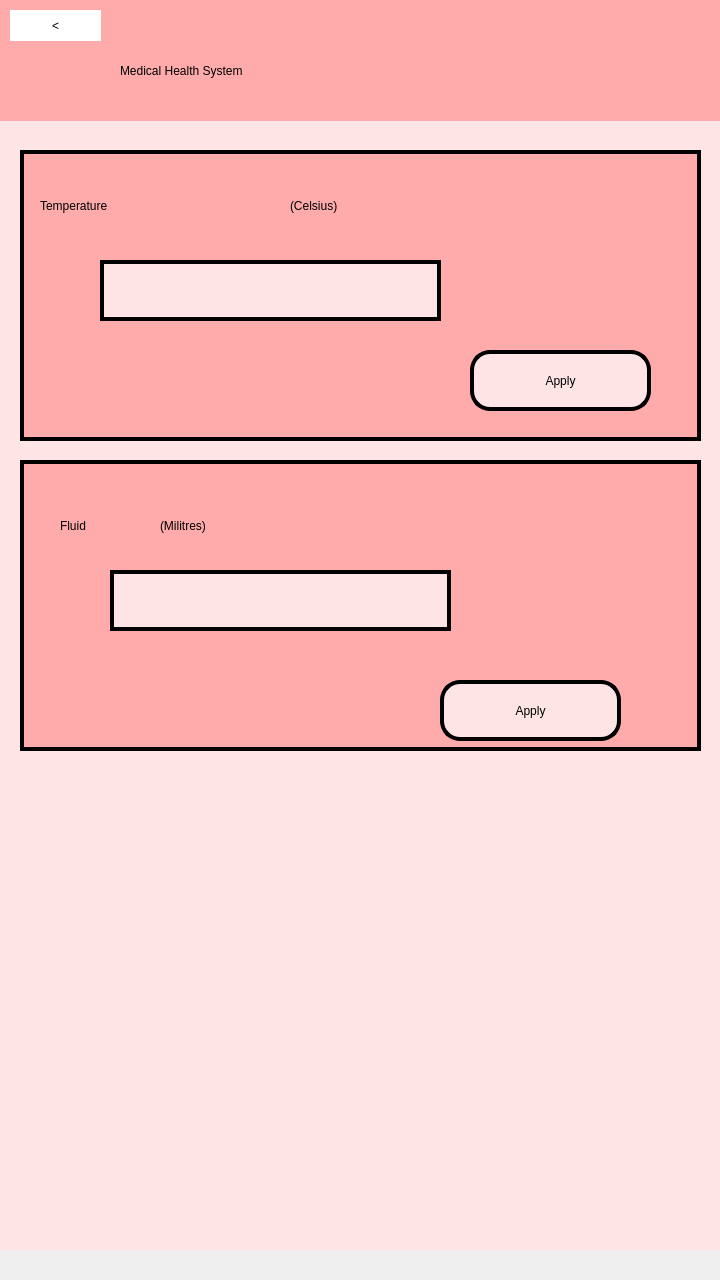
<?xml version="1.0" encoding="UTF-8"?>
<ui version="4.0">
 <class>MainWindow</class>
 <widget class="QMainWindow" name="MainWindow">
  <property name="geometry">
   <rect>
    <x>0</x>
    <y>0</y>
    <width>720</width>
    <height>1280</height>
   </rect>
  </property>
  <property name="windowTitle">
   <string>MainWindow</string>
  </property>
  <widget class="QWidget" name="centralwidget">
   <widget class="QWidget" name="widget" native="true">
    <property name="geometry">
     <rect>
      <x>0</x>
      <y>-30</y>
      <width>720</width>
      <height>1280</height>
     </rect>
    </property>
    <property name="styleSheet">
     <string notr="true">background-color: rgb(255, 228, 229);</string>
    </property>
    <widget class="QWidget" name="widget_12" native="true">
     <property name="geometry">
      <rect>
       <x>20</x>
       <y>180</y>
       <width>681</width>
       <height>291</height>
      </rect>
     </property>
     <property name="styleSheet">
      <string notr="true">background-color: rgb(255, 171, 172);
border: 4px solid black;
</string>
     </property>
     <widget class="QPushButton" name="Apply_Temperature">
      <property name="geometry">
       <rect>
        <x>450</x>
        <y>200</y>
        <width>181</width>
        <height>61</height>
       </rect>
      </property>
      <property name="styleSheet">
       <string notr="true">color: rgb(0, 0, 0);
background-color: rgb(255, 228, 229); 
border-radius:20px;
font: 16pt &quot;Monospace&quot;;</string>
      </property>
      <property name="text">
       <string>Apply</string>
      </property>
     </widget>
     <widget class="QLineEdit" name="New_Temperature">
      <property name="geometry">
       <rect>
        <x>80</x>
        <y>110</y>
        <width>341</width>
        <height>61</height>
       </rect>
      </property>
      <property name="styleSheet">
       <string notr="true">font: 20pt &quot;MS Shell Dlg 2&quot;;
background-color: rgb(255, 228, 229); 
</string>
      </property>
     </widget>
     <widget class="QLabel" name="label_9">
      <property name="geometry">
       <rect>
        <x>20</x>
        <y>10</y>
        <width>431</width>
        <height>91</height>
       </rect>
      </property>
      <property name="styleSheet">
       <string notr="true">font: 25pt &quot;MS Shell Dlg 2&quot;;
border: 0px;</string>
      </property>
      <property name="text">
       <string>Temperature</string>
      </property>
     </widget>
     <widget class="QLabel" name="HeightError">
      <property name="geometry">
       <rect>
        <x>90</x>
        <y>230</y>
        <width>331</width>
        <height>31</height>
       </rect>
      </property>
      <property name="styleSheet">
       <string notr="true">font: 12pt &quot;MS Shell Dlg 2&quot;;
 border: none;
color: rgb(255, 0, 0);</string>
      </property>
      <property name="text">
       <string/>
      </property>
     </widget>
     <widget class="QLabel" name="Celsius_measure">
      <property name="geometry">
       <rect>
        <x>270</x>
        <y>30</y>
        <width>141</width>
        <height>51</height>
       </rect>
      </property>
      <property name="styleSheet">
       <string notr="true">font: 18pt &quot;MS Shell Dlg 2&quot;;
border: 0px;</string>
      </property>
      <property name="text">
       <string>(Celsius)</string>
      </property>
     </widget>
     <widget class="QLabel" name="Temperature">
      <property name="geometry">
       <rect>
        <x>470</x>
        <y>30</y>
        <width>161</width>
        <height>161</height>
       </rect>
      </property>
      <property name="styleSheet">
       <string notr="true">border: 0px</string>
      </property>
      <property name="text">
       <string/>
      </property>
      <property name="pixmap">
       <pixmap resource="Config.qrc">:/newPrefix/temperature.png</pixmap>
      </property>
      <property name="scaledContents">
       <bool>true</bool>
      </property>
     </widget>
     <widget class="QLabel" name="TemperatureError">
      <property name="geometry">
       <rect>
        <x>80</x>
        <y>190</y>
        <width>331</width>
        <height>31</height>
       </rect>
      </property>
      <property name="styleSheet">
       <string notr="true">font: 12pt &quot;MS Shell Dlg 2&quot;;
 border: none;
color: rgb(255, 0, 0);</string>
      </property>
      <property name="text">
       <string/>
      </property>
     </widget>
     <zorder>New_Temperature</zorder>
     <zorder>label_9</zorder>
     <zorder>HeightError</zorder>
     <zorder>Celsius_measure</zorder>
     <zorder>Temperature</zorder>
     <zorder>Apply_Temperature</zorder>
     <zorder>TemperatureError</zorder>
    </widget>
    <widget class="QWidget" name="widget_13" native="true">
     <property name="geometry">
      <rect>
       <x>20</x>
       <y>490</y>
       <width>681</width>
       <height>291</height>
      </rect>
     </property>
     <property name="styleSheet">
      <string notr="true">background-color: rgb(255, 171, 172);
border: 4px solid black;
</string>
     </property>
     <widget class="QLabel" name="label_10">
      <property name="geometry">
       <rect>
        <x>40</x>
        <y>30</y>
        <width>131</width>
        <height>71</height>
       </rect>
      </property>
      <property name="styleSheet">
       <string notr="true">font: 25pt &quot;MS Shell Dlg 2&quot;;
border: 0px;</string>
      </property>
      <property name="text">
       <string>Fluid</string>
      </property>
     </widget>
     <widget class="QLineEdit" name="New_Fluid">
      <property name="geometry">
       <rect>
        <x>90</x>
        <y>110</y>
        <width>341</width>
        <height>61</height>
       </rect>
      </property>
      <property name="styleSheet">
       <string notr="true">font: 20pt  &quot;MS Shell Dlg 2&quot;;
background-color: rgb(255, 228, 229); 
</string>
      </property>
     </widget>
     <widget class="QPushButton" name="Apply_Fluid">
      <property name="geometry">
       <rect>
        <x>420</x>
        <y>220</y>
        <width>181</width>
        <height>61</height>
       </rect>
      </property>
      <property name="styleSheet">
       <string notr="true">color: rgb(0, 0, 0);
background-color: rgb(255, 228, 229); 
border-radius:20px;
font: 16pt &quot;Monospace&quot;;</string>
      </property>
      <property name="text">
       <string>Apply</string>
      </property>
     </widget>
     <widget class="QLabel" name="WeightError">
      <property name="geometry">
       <rect>
        <x>90</x>
        <y>220</y>
        <width>331</width>
        <height>31</height>
       </rect>
      </property>
      <property name="styleSheet">
       <string notr="true">font: 12pt &quot;MS Shell Dlg 2&quot;;
 border: none;
color: rgb(255, 0, 0);</string>
      </property>
      <property name="text">
       <string/>
      </property>
     </widget>
     <widget class="QLabel" name="fluid_measure">
      <property name="geometry">
       <rect>
        <x>140</x>
        <y>40</y>
        <width>201</width>
        <height>51</height>
       </rect>
      </property>
      <property name="styleSheet">
       <string notr="true">font: 18pt &quot;MS Shell Dlg 2&quot;;
border: 0px;</string>
      </property>
      <property name="text">
       <string>(Militres)</string>
      </property>
     </widget>
     <widget class="QLabel" name="FluidError">
      <property name="geometry">
       <rect>
        <x>60</x>
        <y>190</y>
        <width>331</width>
        <height>31</height>
       </rect>
      </property>
      <property name="styleSheet">
       <string notr="true">font: 12pt &quot;MS Shell Dlg 2&quot;;
 border: none;
color: rgb(255, 0, 0);</string>
      </property>
      <property name="text">
       <string/>
      </property>
     </widget>
     <widget class="QLabel" name="emptyjug">
      <property name="geometry">
       <rect>
        <x>390</x>
        <y>20</y>
        <width>331</width>
        <height>181</height>
       </rect>
      </property>
      <property name="styleSheet">
       <string notr="true">border: 0px;
background-color: none;</string>
      </property>
      <property name="text">
       <string/>
      </property>
      <property name="pixmap">
       <pixmap resource="Config.qrc">:/newPrefix/nojug.png</pixmap>
      </property>
      <property name="scaledContents">
       <bool>true</bool>
      </property>
     </widget>
     <zorder>label_10</zorder>
     <zorder>New_Fluid</zorder>
     <zorder>WeightError</zorder>
     <zorder>fluid_measure</zorder>
     <zorder>Apply_Fluid</zorder>
     <zorder>FluidError</zorder>
     <zorder>emptyjug</zorder>
    </widget>
    <widget class="QWidget" name="widget_3" native="true">
     <property name="geometry">
      <rect>
       <x>-10</x>
       <y>30</y>
       <width>731</width>
       <height>121</height>
      </rect>
     </property>
     <property name="styleSheet">
      <string notr="true">background-color: rgb(255, 171, 172);
</string>
     </property>
     <widget class="QLabel" name="label_12">
      <property name="geometry">
       <rect>
        <x>130</x>
        <y>40</y>
        <width>541</width>
        <height>61</height>
       </rect>
      </property>
      <property name="layoutDirection">
       <enum>Qt::LeftToRight</enum>
      </property>
      <property name="styleSheet">
       <string notr="true">font: 28pt &quot;MS Shell Dlg 2&quot;;
text-align: center;
border:0px;</string>
      </property>
      <property name="text">
       <string>Medical Health System</string>
      </property>
     </widget>
     <widget class="QPushButton" name="GoBack">
      <property name="geometry">
       <rect>
        <x>20</x>
        <y>10</y>
        <width>91</width>
        <height>31</height>
       </rect>
      </property>
      <property name="styleSheet">
       <string notr="true">color: rgb(0, 0, 0);
background-color: white;
border-radius:20px;
font: 26pt &quot;MS Shell Dlg 2&quot;;

</string>
      </property>
      <property name="text">
       <string>&lt;</string>
      </property>
     </widget>
    </widget>
   </widget>
  </widget>
 </widget>
 <resources>
  <include location="Config.qrc"/>
 </resources>
 <connections/>
</ui>
